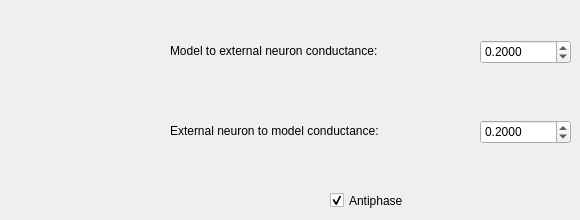
     <widget class="QWidget" name="pageSynElec">
      <widget class="QLabel" name="label_27">
       <property name="geometry">
        <rect>
         <x>170</x>
         <y>40</y>
         <width>261</width>
         <height>21</height>
        </rect>
       </property>
       <property name="text">
        <string>Model to external neuron conductance: </string>
       </property>
      </widget>
      <widget class="QLabel" name="label_28">
       <property name="geometry">
        <rect>
         <x>170</x>
         <y>120</y>
         <width>261</width>
         <height>21</height>
        </rect>
       </property>
       <property name="text">
        <string>External neuron to model conductance:</string>
       </property>
      </widget>
      <widget class="QDoubleSpinBox" name="doubleSynElec_gMtoE">
       <property name="geometry">
        <rect>
         <x>480</x>
         <y>40</y>
         <width>91</width>
         <height>24</height>
        </rect>
       </property>
       <property name="decimals">
        <number>4</number>
       </property>
       <property name="singleStep">
        <double>0.050000000000000</double>
       </property>
       <property name="value">
        <double>0.200000000000000</double>
       </property>
      </widget>
      <widget class="QDoubleSpinBox" name="doubleSynElec_gEtoM">
       <property name="geometry">
        <rect>
         <x>480</x>
         <y>120</y>
         <width>91</width>
         <height>24</height>
        </rect>
       </property>
       <property name="decimals">
        <number>4</number>
       </property>
       <property name="singleStep">
        <double>0.050000000000000</double>
       </property>
       <property name="value">
        <double>0.200000000000000</double>
       </property>
      </widget>
      <widget class="QCheckBox" name="checkAnti">
       <property name="geometry">
        <rect>
         <x>330</x>
         <y>190</y>
         <width>88</width>
         <height>21</height>
        </rect>
       </property>
       <property name="text">
        <string>Antiphase</string>
       </property>
       <property name="checked">
        <bool>true</bool>
       </property>
      </widget>
     </widget>
